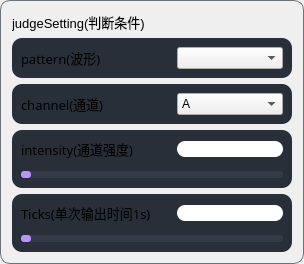
                            <widget class="QFrame" name="slicer_setting_frame_2">
                             <property name="styleSheet">
                              <string notr="true">QFrame{
border:1px solid rgb(107, 114, 120);
border-radius: 10px;
border-radius: 10px;
}</string>
                             </property>
                             <property name="frameShape">
                              <enum>QFrame::Shape::StyledPanel</enum>
                             </property>
                             <property name="frameShadow">
                              <enum>QFrame::Shadow::Raised</enum>
                             </property>
                             <layout class="QVBoxLayout" name="verticalLayout_9">
                              <item>
                               <widget class="QLabel" name="slicer_setting_label_2">
                                <property name="styleSheet">
                                 <string notr="true">border:none;
</string>
                                </property>
                                <property name="text">
                                 <string>&lt;html&gt;&lt;head/&gt;&lt;body&gt;&lt;p&gt;&lt;span style=&quot; font-size:10pt;&quot;&gt;judgeSetting(判断条件)&lt;/span&gt;&lt;/p&gt;&lt;/body&gt;&lt;/html&gt;</string>
                                </property>
                               </widget>
                              </item>
                              <item>
                               <widget class="QFrame" name="slicer_para_frame1_2">
                                <property name="minimumSize">
                                 <size>
                                  <width>0</width>
                                  <height>40</height>
                                 </size>
                                </property>
                                <property name="maximumSize">
                                 <size>
                                  <width>16777215</width>
                                  <height>40</height>
                                 </size>
                                </property>
                                <property name="styleSheet">
                                 <string notr="true">QFrame{
    background-color: #282F38;
    border-radius: 10px;
	border:none;
}
</string>
                                </property>
                                <property name="frameShape">
                                 <enum>QFrame::Shape::StyledPanel</enum>
                                </property>
                                <property name="frameShadow">
                                 <enum>QFrame::Shadow::Raised</enum>
                                </property>
                                <layout class="QHBoxLayout" name="horizontalLayout_5">
                                 <item>
                                  <widget class="QLabel" name="slicer_setting_label1_2">
                                   <property name="minimumSize">
                                    <size>
                                     <width>150</width>
                                     <height>0</height>
                                    </size>
                                   </property>
                                   <property name="maximumSize">
                                    <size>
                                     <width>150</width>
                                     <height>16777215</height>
                                    </size>
                                   </property>
                                   <property name="font">
                                    <font>
                                     <family>微软雅黑</family>
                                     <pointsize>15</pointsize>
                                     <italic>false</italic>
                                     <bold>false</bold>
                                    </font>
                                   </property>
                                   <property name="styleSheet">
                                    <string notr="true"/>
                                   </property>
                                   <property name="text">
                                    <string>&lt;html&gt;&lt;head/&gt;&lt;body&gt;&lt;p&gt;&lt;span style=&quot; font-size:10pt;&quot;&gt;pattern(波形)&lt;/span&gt;&lt;/p&gt;&lt;/body&gt;&lt;/html&gt;</string>
                                   </property>
                                  </widget>
                                 </item>
                                 <item>
                                  <widget class="QComboBox" name="pattem_comboBox"/>
                                 </item>
                                </layout>
                               </widget>
                              </item>
                              <item>
                               <widget class="QFrame" name="slicer_para_frame2_3">
                                <property name="minimumSize">
                                 <size>
                                  <width>0</width>
                                  <height>40</height>
                                 </size>
                                </property>
                                <property name="maximumSize">
                                 <size>
                                  <width>16777215</width>
                                  <height>40</height>
                                 </size>
                                </property>
                                <property name="styleSheet">
                                 <string notr="true">QFrame{
    background-color: #282F38;
    border-radius: 10px;
	border:none;
}
</string>
                                </property>
                                <property name="frameShape">
                                 <enum>QFrame::Shape::StyledPanel</enum>
                                </property>
                                <property name="frameShadow">
                                 <enum>QFrame::Shadow::Raised</enum>
                                </property>
                                <layout class="QHBoxLayout" name="horizontalLayout_19">
                                 <item>
                                  <widget class="QLabel" name="slicer_setting_label2_2">
                                   <property name="minimumSize">
                                    <size>
                                     <width>150</width>
                                     <height>0</height>
                                    </size>
                                   </property>
                                   <property name="maximumSize">
                                    <size>
                                     <width>150</width>
                                     <height>16777215</height>
                                    </size>
                                   </property>
                                   <property name="font">
                                    <font>
                                     <family>微软雅黑</family>
                                     <pointsize>15</pointsize>
                                     <italic>false</italic>
                                     <bold>false</bold>
                                    </font>
                                   </property>
                                   <property name="styleSheet">
                                    <string notr="true"/>
                                   </property>
                                   <property name="text">
                                    <string>&lt;html&gt;&lt;head/&gt;&lt;body&gt;&lt;p&gt;&lt;span style=&quot; font-size:10pt;&quot;&gt;channel(通道)&lt;/span&gt;&lt;/p&gt;&lt;/body&gt;&lt;/html&gt;</string>
                                   </property>
                                  </widget>
                                 </item>
                                 <item>
                                  <widget class="QComboBox" name="channel_comboBox">
                                   <item>
                                    <property name="text">
                                     <string>A</string>
                                    </property>
                                   </item>
                                   <item>
                                    <property name="text">
                                     <string>B</string>
                                    </property>
                                   </item>
                                  </widget>
                                 </item>
                                </layout>
                               </widget>
                              </item>
                              <item>
                               <widget class="QFrame" name="slicer_para_frame2_4">
                                <property name="minimumSize">
                                 <size>
                                  <width>0</width>
                                  <height>40</height>
                                 </size>
                                </property>
                                <property name="maximumSize">
                                 <size>
                                  <width>16777215</width>
                                  <height>16777215</height>
                                 </size>
                                </property>
                                <property name="styleSheet">
                                 <string notr="true">QFrame{
    background-color: #282F38;
    border-radius: 10px;
	border:none;
}
</string>
                                </property>
                                <property name="frameShape">
                                 <enum>QFrame::Shape::StyledPanel</enum>
                                </property>
                                <property name="frameShadow">
                                 <enum>QFrame::Shadow::Raised</enum>
                                </property>
                                <layout class="QVBoxLayout" name="verticalLayout_3" stretch="2,1">
                                 <property name="spacing">
                                  <number>10</number>
                                 </property>
                                 <property name="leftMargin">
                                  <number>9</number>
                                 </property>
                                 <property name="topMargin">
                                  <number>9</number>
                                 </property>
                                 <property name="rightMargin">
                                  <number>9</number>
                                 </property>
                                 <property name="bottomMargin">
                                  <number>9</number>
                                 </property>
                                 <item>
                                  <widget class="QFrame" name="frame">
                                   <property name="frameShape">
                                    <enum>QFrame::Shape::StyledPanel</enum>
                                   </property>
                                   <property name="frameShadow">
                                    <enum>QFrame::Shadow::Raised</enum>
                                   </property>
                                   <layout class="QHBoxLayout" name="horizontalLayout_20">
                                    <property name="leftMargin">
                                     <number>0</number>
                                    </property>
                                    <property name="topMargin">
                                     <number>0</number>
                                    </property>
                                    <property name="rightMargin">
                                     <number>0</number>
                                    </property>
                                    <property name="bottomMargin">
                                     <number>0</number>
                                    </property>
                                    <item>
                                     <widget class="QLabel" name="slicer_setting_label3_3">
                                      <property name="minimumSize">
                                       <size>
                                        <width>150</width>
                                        <height>0</height>
                                       </size>
                                      </property>
                                      <property name="maximumSize">
                                       <size>
                                        <width>150</width>
                                        <height>16777215</height>
                                       </size>
                                      </property>
                                      <property name="font">
                                       <font>
                                        <family>微软雅黑</family>
                                        <pointsize>15</pointsize>
                                        <italic>false</italic>
                                        <bold>false</bold>
                                       </font>
                                      </property>
                                      <property name="styleSheet">
                                       <string notr="true"/>
                                      </property>
                                      <property name="text">
                                       <string>&lt;html&gt;&lt;head/&gt;&lt;body&gt;&lt;p&gt;&lt;span style=&quot; font-size:10pt;&quot;&gt;intensity(通道强度)&lt;/span&gt;&lt;/p&gt;&lt;/body&gt;&lt;/html&gt;</string>
                                      </property>
                                     </widget>
                                    </item>
                                    <item>
                                     <widget class="QLineEdit" name="intensity">
                                      <property name="styleSheet">
                                       <string notr="true">border-radius: 8px;</string>
                                      </property>
                                      <property name="text">
                                       <string/>
                                      </property>
                                      <property name="alignment">
                                       <set>Qt::AlignmentFlag::AlignLeading|Qt::AlignmentFlag::AlignLeft|Qt::AlignmentFlag::AlignVCenter</set>
                                      </property>
                                     </widget>
                                    </item>
                                   </layout>
                                  </widget>
                                 </item>
                                 <item>
                                  <widget class="QSlider" name="intensity_slider">
                                   <property name="sizePolicy">
                                    <sizepolicy hsizetype="Expanding" vsizetype="Expanding">
                                     <horstretch>0</horstretch>
                                     <verstretch>0</verstretch>
                                    </sizepolicy>
                                   </property>
                                   <property name="maximumSize">
                                    <size>
                                     <width>16777215</width>
                                     <height>10</height>
                                    </size>
                                   </property>
                                   <property name="styleSheet">
                                    <string notr="true">QSlider{
	margin-top:0px;
	margin-bottom:0px;
	background-color: rgb(40, 47, 56);
}
QSlider::groove:horizontal {
    border-radius: 3px;
    height: 7px;
	margin: 0px;
	background-color: rgb(52, 59, 72);
}
QSlider::groove:horizontal:hover {
	background-color: rgb(55, 62, 76);
}
QSlider::handle:horizontal {
    background-color: rgb(189, 147, 249);
    border: none;
    height: 10px;
    width: 10px;
    margin: 0px;
	border-radius: 3px;
}
QSlider::handle:horizontal:hover {
    background-color: rgb(195, 155, 255);
}
QSlider::handle:horizontal:pressed {
    background-color: rgb(255, 121, 198);
}</string>
                                   </property>
                                   <property name="maximum">
                                    <number>100</number>
                                   </property>
                                   <property name="orientation">
                                    <enum>Qt::Orientation::Horizontal</enum>
                                   </property>
                                  </widget>
                                 </item>
                                </layout>
                               </widget>
                              </item>
                              <item>
                               <widget class="QFrame" name="slicer_para_frame2_5">
                                <property name="minimumSize">
                                 <size>
                                  <width>0</width>
                                  <height>40</height>
                                 </size>
                                </property>
                                <property name="maximumSize">
                                 <size>
                                  <width>16777215</width>
                                  <height>16777215</height>
                                 </size>
                                </property>
                                <property name="styleSheet">
                                 <string notr="true">QFrame{
    background-color: #282F38;
    border-radius: 10px;
	border:none;
}
</string>
                                </property>
                                <property name="frameShape">
                                 <enum>QFrame::Shape::StyledPanel</enum>
                                </property>
                                <property name="frameShadow">
                                 <enum>QFrame::Shadow::Raised</enum>
                                </property>
                                <layout class="QVBoxLayout" name="verticalLayout_6" stretch="2,1">
                                 <property name="spacing">
                                  <number>10</number>
                                 </property>
                                 <property name="leftMargin">
                                  <number>9</number>
                                 </property>
                                 <property name="topMargin">
                                  <number>9</number>
                                 </property>
                                 <property name="rightMargin">
                                  <number>9</number>
                                 </property>
                                 <property name="bottomMargin">
                                  <number>9</number>
                                 </property>
                                 <item>
                                  <widget class="QFrame" name="frame_2">
                                   <property name="frameShape">
                                    <enum>QFrame::Shape::StyledPanel</enum>
                                   </property>
                                   <property name="frameShadow">
                                    <enum>QFrame::Shadow::Raised</enum>
                                   </property>
                                   <layout class="QHBoxLayout" name="horizontalLayout_28">
                                    <property name="leftMargin">
                                     <number>0</number>
                                    </property>
                                    <property name="topMargin">
                                     <number>0</number>
                                    </property>
                                    <property name="rightMargin">
                                     <number>0</number>
                                    </property>
                                    <property name="bottomMargin">
                                     <number>0</number>
                                    </property>
                                    <item>
                                     <widget class="QLabel" name="slicer_setting_label3_4">
                                      <property name="minimumSize">
                                       <size>
                                        <width>150</width>
                                        <height>0</height>
                                       </size>
                                      </property>
                                      <property name="maximumSize">
                                       <size>
                                        <width>150</width>
                                        <height>16777215</height>
                                       </size>
                                      </property>
                                      <property name="font">
                                       <font>
                                        <family>微软雅黑</family>
                                        <pointsize>15</pointsize>
                                        <italic>false</italic>
                                        <bold>false</bold>
                                       </font>
                                      </property>
                                      <property name="styleSheet">
                                       <string notr="true"/>
                                      </property>
                                      <property name="text">
                                       <string>&lt;html&gt;&lt;head/&gt;&lt;body&gt;&lt;p&gt;&lt;span style=&quot; font-size:10pt;&quot;&gt;Ticks(单次输出时间1s)&lt;/span&gt;&lt;/p&gt;&lt;/body&gt;&lt;/html&gt;</string>
                                      </property>
                                     </widget>
                                    </item>
                                    <item>
                                     <widget class="QLineEdit" name="Ticks">
                                      <property name="styleSheet">
                                       <string notr="true">border-radius: 8px;</string>
                                      </property>
                                      <property name="text">
                                       <string/>
                                      </property>
                                      <property name="alignment">
                                       <set>Qt::AlignmentFlag::AlignLeading|Qt::AlignmentFlag::AlignLeft|Qt::AlignmentFlag::AlignVCenter</set>
                                      </property>
                                     </widget>
                                    </item>
                                   </layout>
                                  </widget>
                                 </item>
                                 <item>
                                  <widget class="QSlider" name="Ticks_slider">
                                   <property name="sizePolicy">
                                    <sizepolicy hsizetype="Expanding" vsizetype="Expanding">
                                     <horstretch>0</horstretch>
                                     <verstretch>0</verstretch>
                                    </sizepolicy>
                                   </property>
                                   <property name="maximumSize">
                                    <size>
                                     <width>16777215</width>
                                     <height>10</height>
                                    </size>
                                   </property>
                                   <property name="styleSheet">
                                    <string notr="true">QSlider{
	margin-top:0px;
	margin-bottom:0px;
	background-color: rgb(40, 47, 56);
}
QSlider::groove:horizontal {
    border-radius: 3px;
    height: 7px;
	margin: 0px;
	background-color: rgb(52, 59, 72);
}
QSlider::groove:horizontal:hover {
	background-color: rgb(55, 62, 76);
}
QSlider::handle:horizontal {
    background-color: rgb(189, 147, 249);
    border: none;
    height: 10px;
    width: 10px;
    margin: 0px;
	border-radius: 3px;
}
QSlider::handle:horizontal:hover {
    background-color: rgb(195, 155, 255);
}
QSlider::handle:horizontal:pressed {
    background-color: rgb(255, 121, 198);
}</string>
                                   </property>
                                   <property name="minimum">
                                    <number>0</number>
                                   </property>
                                   <property name="maximum">
                                    <number>1000</number>
                                   </property>
                                   <property name="value">
                                    <number>1</number>
                                   </property>
                                   <property name="orientation">
                                    <enum>Qt::Orientation::Horizontal</enum>
                                   </property>
                                  </widget>
                                 </item>
                                </layout>
                               </widget>
                              </item>
                             </layout>
                            </widget>
